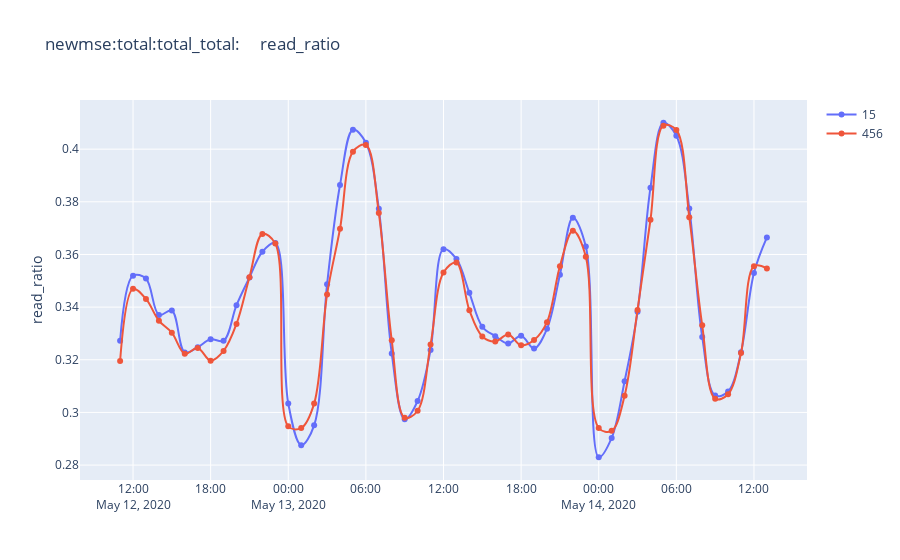
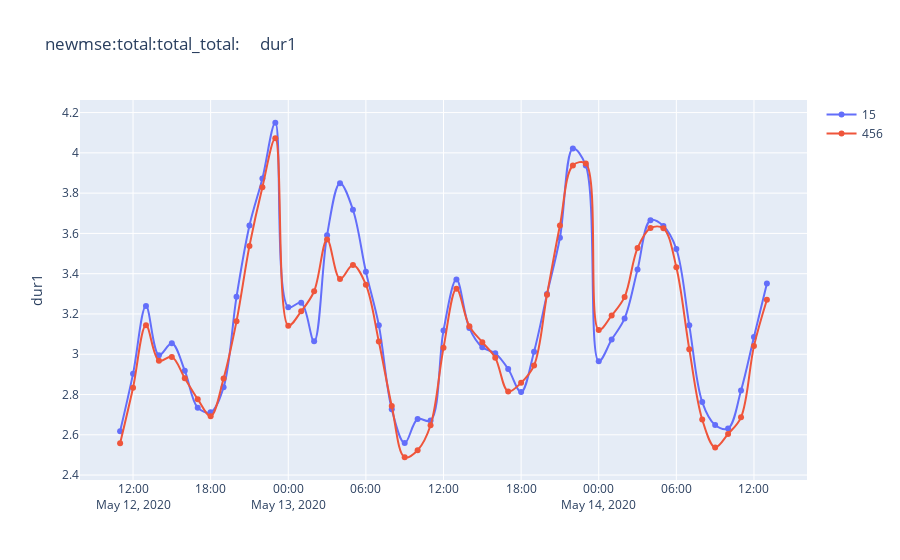
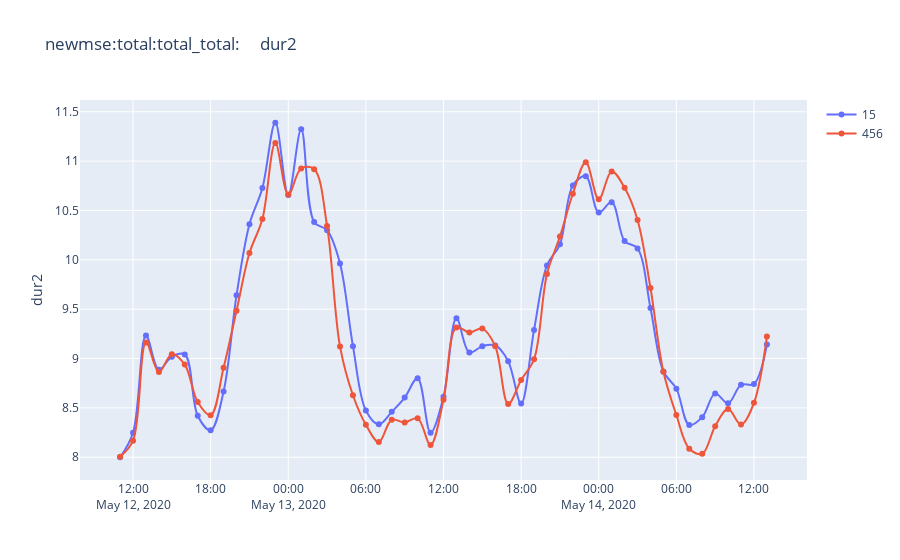
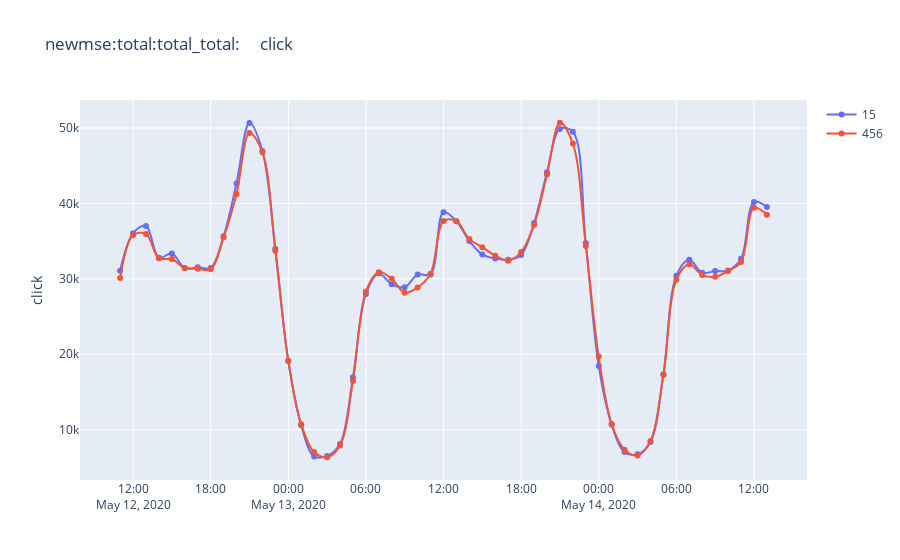

Notebook code cell kept with these figures, in order:
### Code cell
show_hourly('total_total_total')
